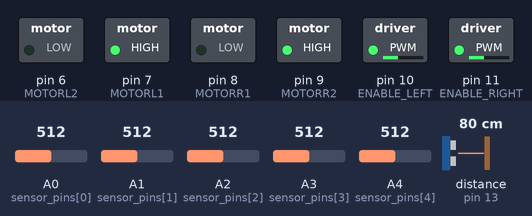
Simulated run of this sketch. Board: Arduino Uno, built with avr-gcc and run on an emulated ATmega328P. Parts: switched loads named in the sketch (green lamp = pin HIGH). Wiring (inferred from the names in the program): ultrasonic range finder: trigger pin 12; echo pin 13. The test bench sets the inputs (shaded band); at power-on: distance to the obstacle (sensor on pin 13) 80 cm, A0 (sensor_pins[0]) = 512, A1 (sensor_pins[1]) = 512, A2 (sensor_pins[2]) = 512, A3 (sensor_pins[3]) = 512, A4 (sensor_pins[4]) = 512. The echo pulse lasts 58.3 µs per cm; pins used as bus, display or sensor lines are not drawn.

Above: at 1.2 s.
1.3 s: distance to the obstacle (sensor on pin 13) set to 23 cm
2.8 s: distance to the obstacle (sensor on pin 13) set to 19 cm
At 4.1 s:
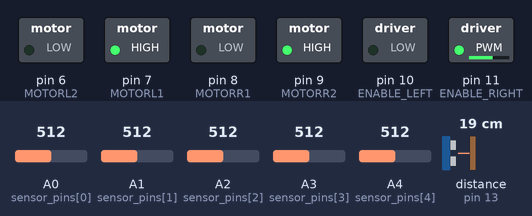
5.8 s: A0 (sensor_pins[0]) set to 481
At 6.9 s:
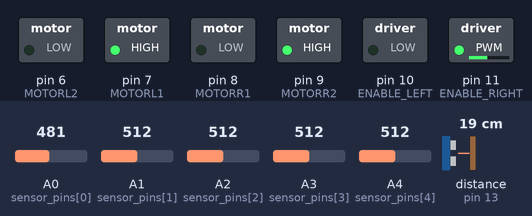
7.3 s: A1 (sensor_pins[1]) set to 490
At 8.0 s:
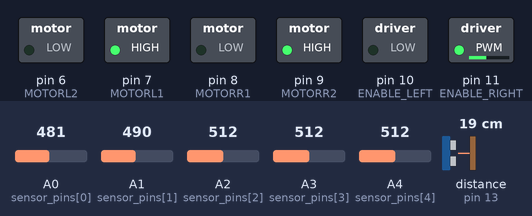
8.8 s: A2 (sensor_pins[2]) set to 490
At 9.2 s:
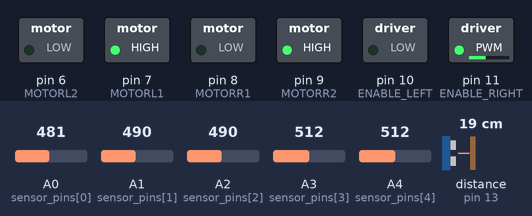
10.3 s: A3 (sensor_pins[3]) set to 490
At 11.5 s:
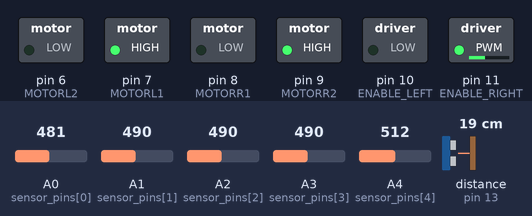
Timing chart, 0 to 12.8 s (numbered marks = the images above; inputs shaded):
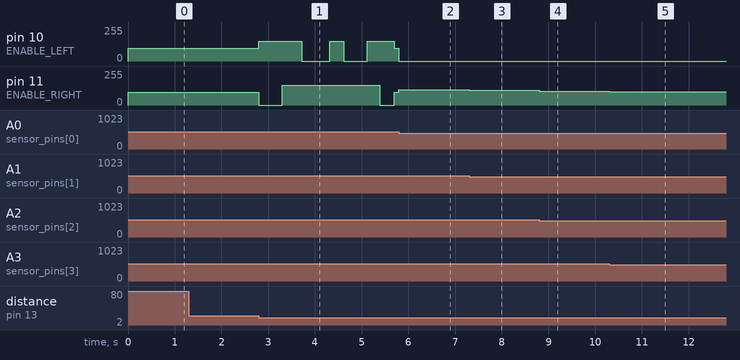

Measured:
- the behaviour switches between 21 and 20 cm on distance to the obstacle (sensor on pin 13) (found by bisection; images 0 and 1)
- after the input at 1.3 s, every drawn part: stays the same
- after the input at 2.8 s, pin 10 (ENABLE_LEFT): 95/255 → 150/255 at once, → 0/255 0.92 s later, → 150/255 0.60 s later, → 0/255 0.30 s later, … (6 changes in this stretch); pin 11 (ENABLE_RIGHT): 95/255 → 0/255 at once, → 150/255 0.50 s later, → 0/255 2.1 s later, → 95/255 0.30 s later
- after the input at 5.8 s, pin 10 (ENABLE_LEFT): 95/255 → 0/255 at once; pin 11 (ENABLE_RIGHT): 95/255 → 115/255 at once
- after the input at 7.3 s, pin 11 (ENABLE_RIGHT): 115/255 → 110/255 at once
- after the input at 8.8 s, pin 11 (ENABLE_RIGHT): 110/255 → 105/255 at once
- after the input at 10.3 s, pin 11 (ENABLE_RIGHT): 105/255 → 100/255 at once

The sketch:

linefollower.ino
```cpp
#define DEBUG 0
//ultrasonic
#define TRIGGER 12
#define ECHO    13
#define ENABLE_LEFT 10
#define ENABLE_RIGHT 11
#define MOTORL1 7
#define MOTORL2 6
#define MOTORR1 8
#define MOTORR2 9

#define THRESHOLD 500
const float Kp=10;
const float Mult = 1.0;
const float Speed = 95*Mult;
const float Speed_turn = 110*Mult;
const float Speed_turn_fast = 120*Mult;
#define NUMBER_OF_SENSORS 5
static const uint8_t sensor_pins[] = {A0, A1, A2, A3, A4};
enum DIRECTION {FORWARD, BACKWARD};
int distance;
bool obstacle_detected;


inline __attribute__((always_inline)) float calculate_error(int *value_array) {
  /*
    Calculates the current error value
    value_array - a pointer to the array holding sensors values
    return - calculated error value
  */
  static float last_error = 0;
  float error = 0;
  int detected_sensors = 0; // Number of sensors that've deteced a line
  for (int i=0; i<NUMBER_OF_SENSORS; ++i) {
    if (value_array[i] < THRESHOLD) {
    error += i - 2.f; // Gives us values from [-2,2], 0 for the middle sensor
    ++detected_sensors;
    }
  }
  if (detected_sensors > 0) {
    error = error/static_cast<float>(detected_sensors);
    last_error = error;
  }
  else {
    error = last_error;
  }
  return error;
}

inline __attribute__((always_inline)) void ride(float error) {
  /*
  Moves the motors according to the PD controller
  */
  float u; // Controller output
  u = error*Kp;
  float left_speed;
  float right_speed;
  if (error < 0) {
    right_speed = Speed-u;
    left_speed = 0;
    if (right_speed < 0)   right_speed = 0;
    if (right_speed > 255) right_speed = 255;
  }
  else if (error > 0) {
    left_speed  = Speed+u;
    right_speed = 0;
    if (left_speed < 0)     left_speed = 0;
    if (left_speed > 255)   left_speed = 255;
  }
  else {
    left_speed = Speed;
    right_speed = Speed;
  }
  analogWrite(ENABLE_LEFT,  left_speed);
  analogWrite(ENABLE_RIGHT, right_speed);
}

inline __attribute__((always_inline)) int measure_distance() {
  // https://howtomechatronics.com/tutorials/arduino/ultrasonic-sensor-hc-sr04/
  long duration;
  int distance;
  // Clear trigger pin
  digitalWrite(TRIGGER, LOW);
  delayMicroseconds(2);

  digitalWrite(TRIGGER, HIGH);
  delayMicroseconds(10);
  digitalWrite(TRIGGER, LOW);
  // Get sound wave travel time
  duration = pulseIn(ECHO, HIGH);

  // Calculate distance
  distance = duration * 0.034/2;
  return distance;
}

inline __attribute__((always_inline)) void avoid() {
  analogWrite(ENABLE_LEFT, 150); analogWrite(ENABLE_RIGHT, 0);
  delay(500);
  analogWrite(ENABLE_LEFT, 150); analogWrite(ENABLE_RIGHT, 150);
  delay(415);
  analogWrite(ENABLE_LEFT, 0); analogWrite(ENABLE_RIGHT, 150);
  delay(600);

  analogWrite(ENABLE_LEFT, 150); analogWrite(ENABLE_RIGHT, 150);
  delay(300);

  analogWrite(ENABLE_LEFT, 0); analogWrite(ENABLE_RIGHT, 150);
  delay(500);
  analogWrite(ENABLE_LEFT, 150); analogWrite(ENABLE_RIGHT, 150);
  delay(275);
  analogWrite(ENABLE_LEFT, 150); analogWrite(ENABLE_RIGHT, 0);
  delay(300);
}

#if DEBUG==1
inline __attribute__((always_inline)) void serial_debug(int *sensor_values, int distance) {
  /*
  Debug function. Sends all useful data to serial port.
  */
  for(int i=0; i<NUMBER_OF_SENSORS; ++i) {
    Serial.print(sensor_values[i], DEC);
    Serial.print(',');
  }
  Serial.print(distance, DEC);
  Serial.print('\n');
  Serial.println(millis(),DEC);
}
#endif

void setup() { // Runs once on boot

  // Setup ultrasonic sensor pins
  pinMode(TRIGGER, OUTPUT);
  pinMode(ECHO, INPUT);
  // Setup motor pins
  pinMode(ENABLE_LEFT, OUTPUT);
  pinMode(ENABLE_RIGHT, OUTPUT);
  pinMode(MOTORL1, OUTPUT);
  pinMode(MOTORL2, OUTPUT);
  pinMode(MOTORR1, OUTPUT);
  pinMode(MOTORR2, OUTPUT);
  // Setup direction
  digitalWrite(MOTORL2, LOW);
  digitalWrite(MOTORL1, HIGH);
  digitalWrite(MOTORR1, LOW);
  digitalWrite(MOTORR2, HIGH);
  // Setup sensor pins
  for (byte i = 0; i < NUMBER_OF_SENSORS; ++i) {
    pinMode(sensor_pins[i], INPUT);
  }
  #if DEBUG==1
  // Initialize serial connection
  Serial.begin(115200);
  #endif
  obstacle_detected = false;
}


void loop() { // Infinite loop
  int values[NUMBER_OF_SENSORS];
  float error;
  if (!obstacle_detected) {
    distance = measure_distance();
  }
  if (distance < 20 && distance > 7) {
    avoid();
    obstacle_detected = true;
    distance = 2000;
  }
  // Read sensor values
  for (byte i = 0; i < NUMBER_OF_SENSORS; ++i) {
    values[i] = analogRead(sensor_pins[i]);
  }
  // Measure distance
  error = calculate_error(values);
  ride(error);
  #if DEBUG==1
  serial_debug(values, distance);
  #endif
}
```
